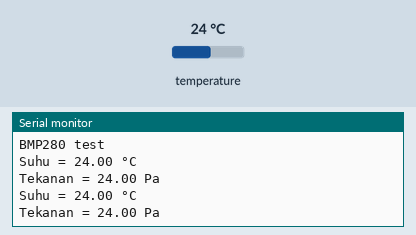
Bench run of a sketch on a simulated Arduino Uno, built with avr-gcc and run on an emulated ATmega328P. Shown: the last lines printed to the serial monitor. The test bench sets the inputs (shaded band); at power-on: temperature 24 °C.

Above: at 1.2 s.
1.3 s: temperature set to 12 °C
At 2.5 s:
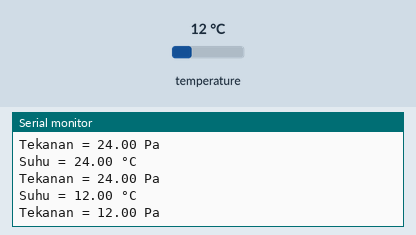
2.8 s: temperature set to 19 °C
At 3.4 s:
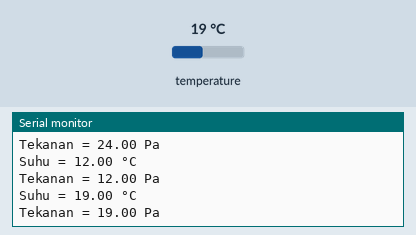
Timing chart, 0 to 5.8 s (numbered marks = the images above; inputs shaded):
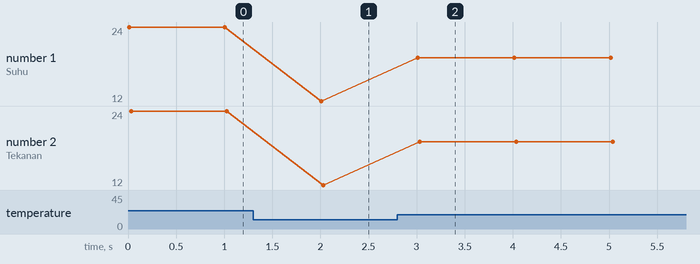

Measured:
- after the input at 1.3 s, the serial monitor: prints a new line after 0.71 s (image 1)
- after the input at 2.8 s, the serial monitor: prints a new line after 0.21 s (image 2)
- plotted number 1: 24 → 12 after the input at 1.3 s, 12 → 19 after the input at 2.8 s
- plotted number 2: 24 → 12 after the input at 1.3 s, 12 → 19 after the input at 2.8 s

The sketch:

LKPD_14.ino
```cpp
//XI TAV 3
#include<Wire.h>
#include<SPI.h>
#include<Adafruit_BMP280.h>
Adafruit_BMP280 bmp;
void setup(){
  Serial.begin(9600);
  Serial.println(F("BMP280 test"));
  if(!bmp.begin(0x76)){
  Serial.println(F("Could not find a valid BMP280 sensor, check wiring!"));
  while (1); }
  bmp.setSampling(Adafruit_BMP280::MODE_NORMAL,
                  Adafruit_BMP280::SAMPLING_X2,
                  Adafruit_BMP280::SAMPLING_X16,
                  Adafruit_BMP280::FILTER_X16,
                  Adafruit_BMP280::STANDBY_MS_500);}
void loop(){
  float Suhu = bmp.readTemperature();
  float Tekanan = bmp.readTemperature();
  Serial.print(F("Suhu = "));
  Serial.print(Suhu);
  Serial.println(" °C");
  Serial.print(F("Tekanan = "));
  Serial.print(Tekanan);
  Serial.println(" Pa");
  Serial.println();
  delay(1000);}
```
